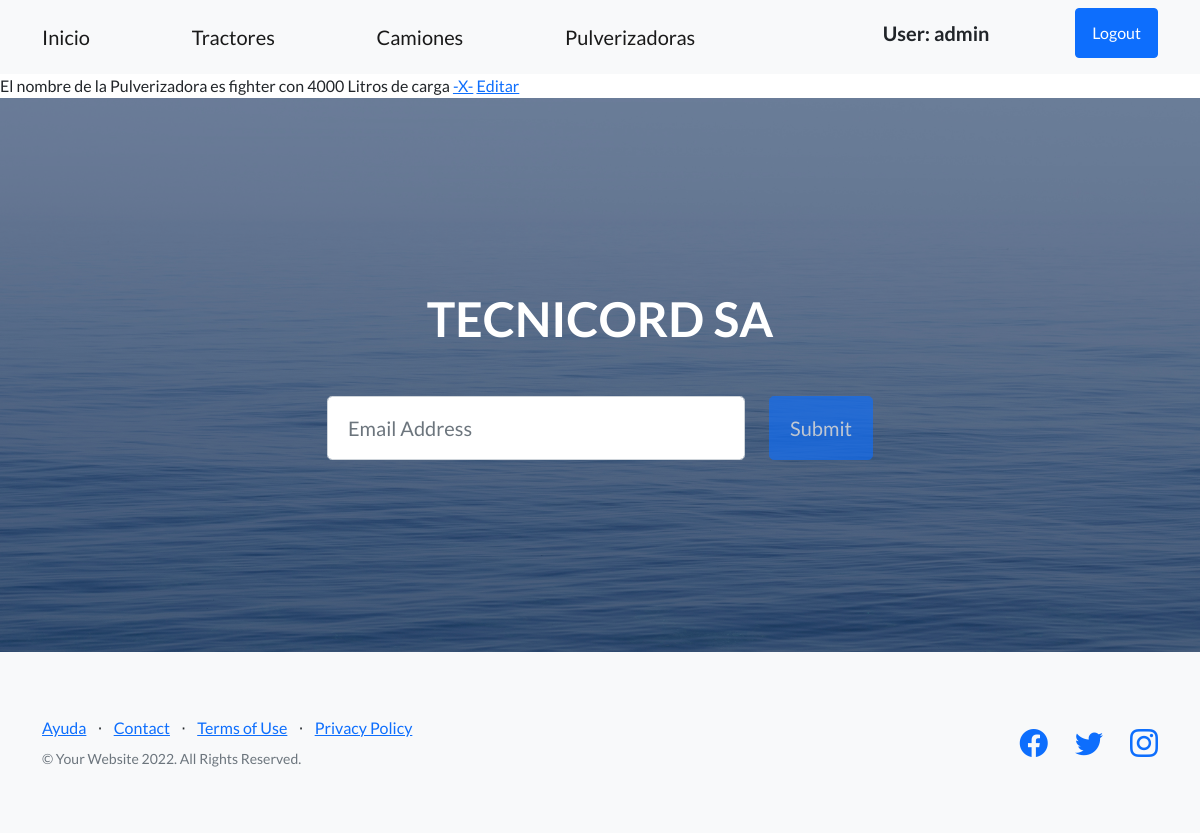
The app's page /Tecnicord/pulverizadoras/ (signed in), older data.
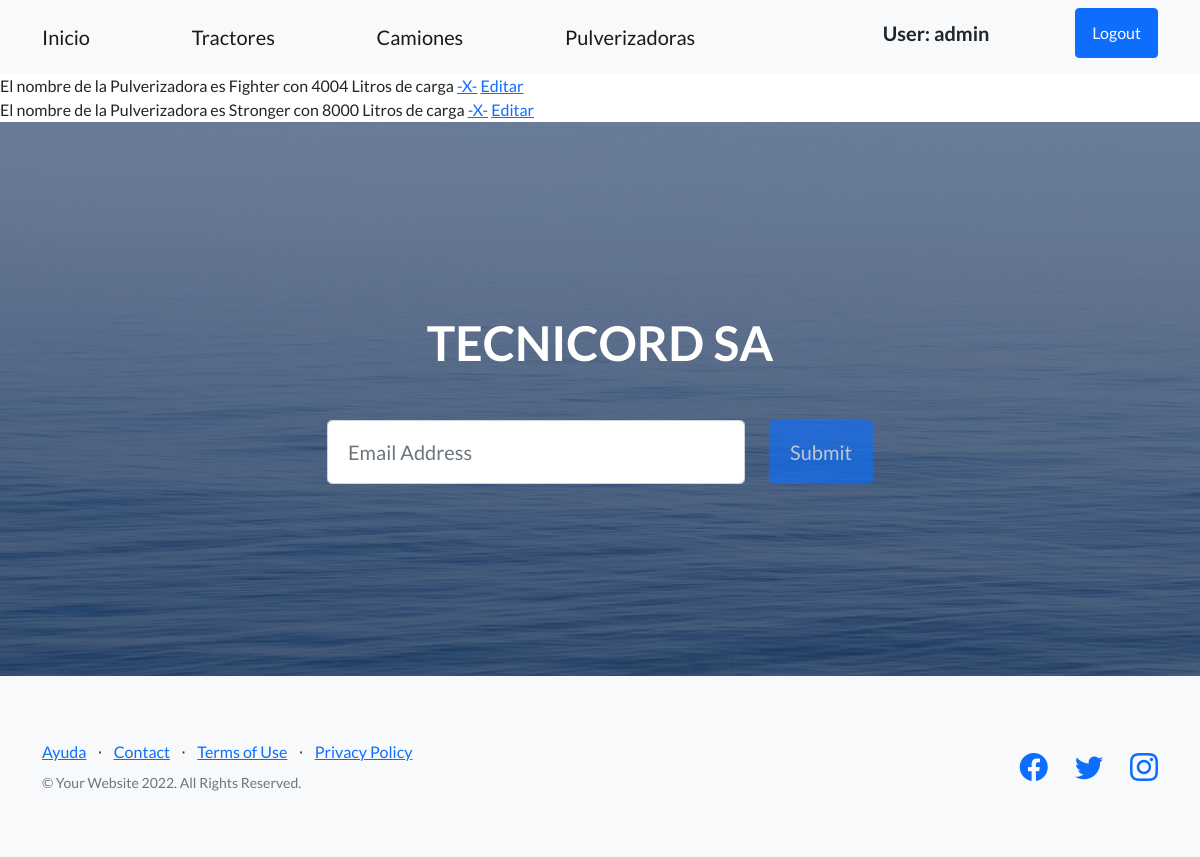
The same page, newer data.
### Tecnicord/models.py (models this page shows, shortened)
class Pulverizadoras(models.Model):
    nombre = models.CharField(max_length=40)
    litros = models.IntegerField(unique=True)

### Tecnicord/views.py (the view)
# urls.py: path('pulverizadoras/', PulverizadorasList.as_view(), name='TecnicordPulverizadoras'),
class PulverizadorasList(LoginRequiredMixin,ListView):
    model = Pulverizadoras
    template_name = 'Tecnicord/pulverizadoras.html'

### templates/Tecnicord/pulverizadoras.html (shortened to what this page needs)
{% extends 'index.html' %}
{% block inicio %}
 {% for pulverizadora in object_list %}
        El nombre de la Pulverizadora es {{ pulverizadora.nombre }} con {{ pulverizadora.litros }} Litros de carga
    <a href="{% url 'TecnicordEliminarPulverizadora' pulverizadora.litros %}">-X-</a>
    <a href="{% url 'TecnicordEditarPulverizadora' pulverizadora.litros %}" > Editar </a>
    <br>
 {% endfor %}
{% endblock %}

Row changes from the older to the newer data that the page shows:
changed Pulverizadoras: nombre "fighter" → "Fighter"; litros "4000" → "4004"
added Pulverizadoras: nombre "Stronger", litros "8000"
